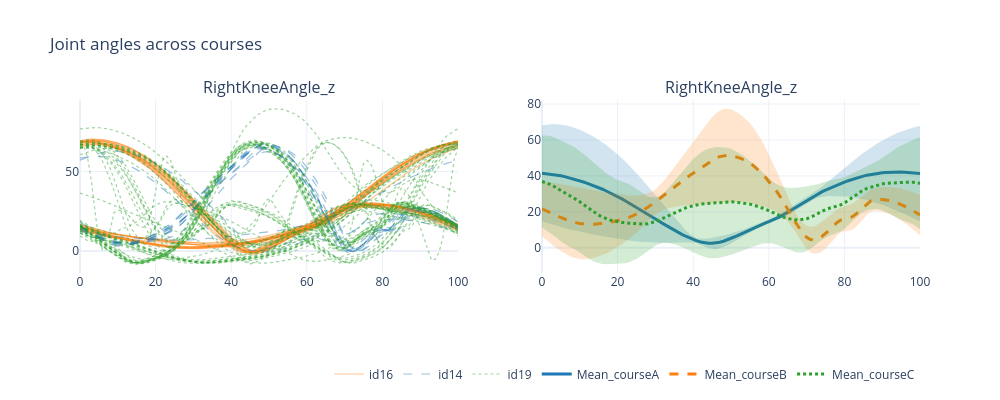

Write notebook code for a chart like this one.
### Code cell
# step 7: plot mean and standard deviation across all files
from biomechzoo.ensembler.ensembler import Ensembler
from biomechzoo.ensembler.plot_spec import PlotSpec
from biomechzoo.ensembler.renderers import MeanSDRenderer
from biomechzoo.ensembler.helpers import ConditionSpec, ConditionSource
from biomechzoo.ensembler.renderers import IndividualLinesRenderer, EventOverlayRenderer, CompositeRenderer
subj_list = ['id14', 'id16', 'id19']

channel = ['RightKneeAngle_z']

spec = ConditionSpec(
    source=ConditionSource.BETWEEN,
    conditions=['courseA', 'courseB', 'courseC'],
)

lines_and_events = CompositeRenderer(IndividualLinesRenderer(), EventOverlayRenderer())     # within stuff

fig = (
    Ensembler(in_folder=bmech.in_folder,  channels=channel, n_rows=1,  n_cols=2, subj_list=subj_list, condition_spec=spec)
    .add_subplot(PlotSpec(channel=channel[0], condition = 'courseA', companions = ['courseB', 'courseC'], row=1, col=1, renderer=IndividualLinesRenderer()))
    .add_subplot(PlotSpec(channel=channel[0], condition = 'courseA', companions = ['courseB', 'courseC'], row=1, col=2, renderer=MeanSDRenderer()))
    .build(title='Joint angles across courses')
)
fig.show()
fig.write_html('walking_analysis.html')
